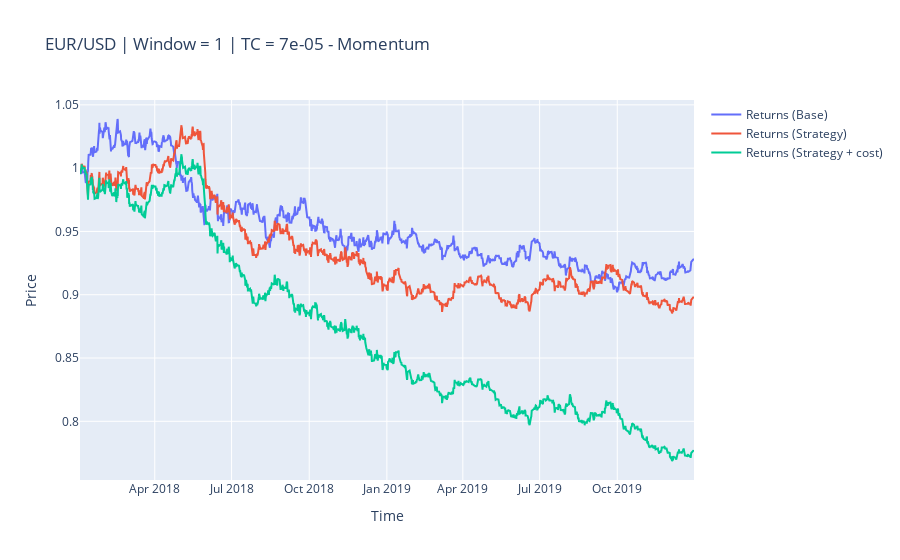

This figure's notebook cell:
### Code cell
testMCB.plot_results()

### Figure 1 — Plotly figure (JSON) as saved in the notebook; plotly's stock layout.template omitted (floating-point values rounded to 4 significant figures; data arrays with more than 128 entries replaced by an {"elided": "..."} marker saying what was removed)
{"data": [{"name": "Returns (Base)", "type": "scatter", "x": {"elided": "2068 str values"}, "y": {"elided": "2068 float values"}}, {"name": "Returns (Strategy)", "type": "scatter", "x": {"elided": "2068 str values"}, "y": {"elided": "2068 float values"}}, {"name": "Returns (Strategy + cost)", "type": "scatter", "x": {"elided": "2068 str values"}, "y": {"elided": "2068 float values"}}], "layout": {"title": {"text": "EUR/USD | Window = 1 | TC = 7e-05 - Momentum"}, "xaxis": {"title": {"text": "Time"}}, "yaxis": {"title": {"text": "Price"}}}}
